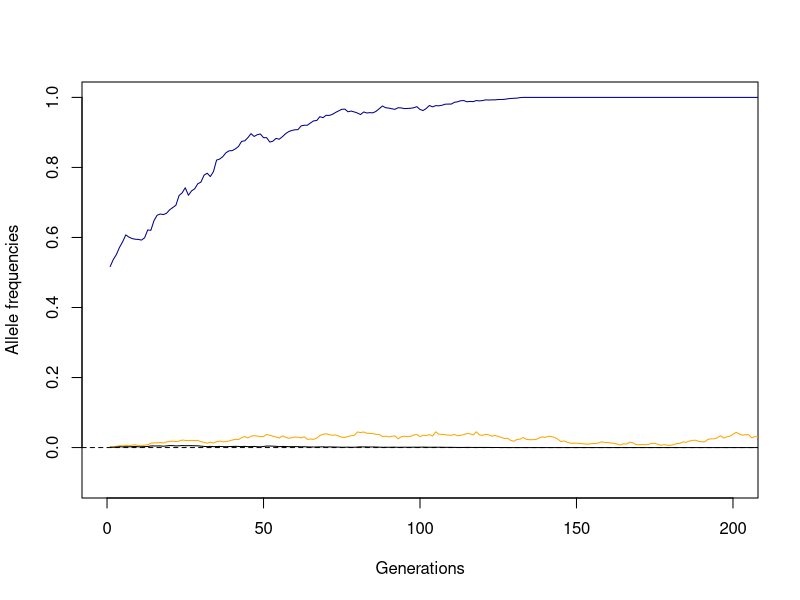
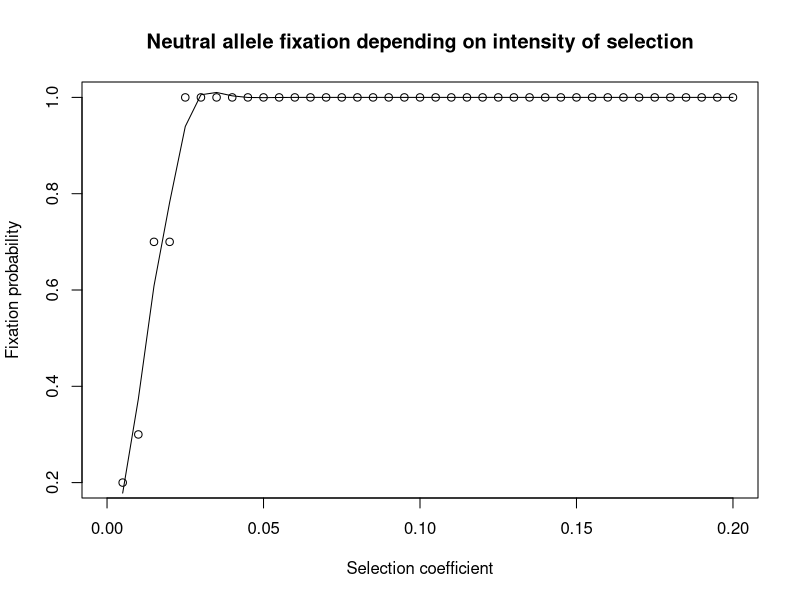

Generate these figures, in order, with R:
# List of functions to simulate single locus bi-allelic population genetics model
# Sylvain Glémin 2023
# sylvain.glemin@univ-rennes.fr

library(ggplot2)

# Notation
# Gametes 1:A0B0 2:A0B1 3:A1B0 4:A1B1
# Genotypes noted G11 = A0A0;B0B0 etc...
# Vector of genotypes geno=c(G11,G12,G13,G14,G22,G23,G24,G33,G34,G44)

# G11 A0A0;B0B0   1
# G12 A0A0;B1B0   1 + hb*sb
# G13 A0A1;B0B0   1 + ha*sa   
# G14 A0A1;B0B1   1 + ha*sa + hb*sb + ehh
# G22 A0A0;B1B1   1 + sb
# G23 A0A1;B0B1   1 + ha*sa + hb*sb + ehh
# G24 A0A1;B1B1   1 + ha*sa + sb + ehb
# G33 A1A1;B0B0   1 + sa
# G34 A1A1;B0B1   1 + sa + hb*sb + eah
# G44 A1A1;B1B1   1 + sa + sb + eab



########################### #
# Life cycle functions ######
########################### #



##################### MUTATION  #########################################
#' @title mutation
#' @description Function that return the genotype frequencies after mutation
#' Multiple mutation are not allowed
#' @param geno: a vector of the three genotype frequencies
#' @param mu11: mutation rate from A0 to A1
#' @param mu12: mutation rate from A1 to A0
#' @param mu21: mutation rate from B0 to B1
#' @param mu22: mutation rate from B1 to B0
#' @return the genotype frequencies after mutation
mutation <- function(geno,mu11,mu12,mu21,mu22){
  # Before mutation
  G11 <- geno[1]
  G12 <- geno[2]
  G13 <- geno[3]
  G14 <- geno[4]
  G22 <- geno[5]
  G23 <- geno[6]
  G24 <- geno[7]
  G33 <- geno[8]
  G34 <- geno[9]
  G44 <- geno[10]
  # After mutation
  g11 <- G11*(1-2*mu11-2*mu21) + G12*mu22 + G13*mu12
  g12 <- G12*(1-2*mu11-mu21-mu22) + G11*2*mu21 + G14*mu12 + G22*2*mu22 + G23*mu12
  g13 <- G13*(1-mu11-mu12-2*mu21) + G11*2*mu11 + G14*mu22 + G23*mu22 + G33*2*mu12
  g14 <- G14*(1-mu11-mu12-mu21-mu22) + G12*mu11 + G13*mu21 + G24*mu22 + G34*mu12
  g22 <- G22*(1-2*mu11-2*mu22) + G12*mu21 + G24*mu12
  g23 <- G23*(1-mu11-mu12-mu21-mu22) + G12*mu11 + G13*mu21 + G24*mu22 + G34*mu12
  g24 <- G24*(1-mu11-mu12-2*mu22)  + G14*mu21 + G22*2*mu11 + G23*mu21 + G44*2*mu12
  g33 <- G33*(1-2*mu12-2*mu21) + G13*mu11 + G34*mu22
  g34 <- G34*(1-2*mu12-mu21-mu22) + G14*mu11 + G23*mu11 + G33*2*mu21 + G44*2*mu22
  g44 <- G44*(1-2*mu12-2*mu22) + G24*mu11 + G34*mu21
  newgeno <- c(g11,g12,g13,g14,g22,g23,g24,g33,g34,g44)
  return(newgeno)
}


###################### REPRODUCTION  #######################################
#' @title reproduction
#' @description Function that return the genotype frequencies after reproduction where selfing is allowed
#' @param geno: vector of genotype frequencies
#' @param self: selfing rate
#' @param rec: recombination rate
#' @return the genotype frequencies after reproduction

# Equation from Hedrick 1980 (Genetics 94: 791-808)
reproduction <- function(geno,self,rec) {  
  #Before reproduction
  G11 <- geno[1]
  G12 <- geno[2]
  G13 <- geno[3]
  G14 <- geno[4]
  G22 <- geno[5]
  G23 <- geno[6]
  G24 <- geno[7]
  G33 <- geno[8]
  G34 <- geno[9]
  G44 <- geno[10]
  X1 <- G11 + (G12+G13+G14)/2 - rec*(G14-G23)/2
  X2 <- G22 + (G12+G23+G24)/2 + rec*(G14-G23)/2
  X3 <- G33 + (G13+G23+G34)/2 + rec*(G14-G23)/2
  X4 <- G44 + (G14+G24+G34)/2 - rec*(G14-G23)/2
  # After reproduction
  g11 <- self*(G11+(G12+G13+G23*rec^2+G14*(1-rec)^2)/4) + (1-self)*X1^2
  g22 <- self*(G22+(G12+G24+G14*rec^2+G23*(1-rec)^2)/4) + (1-self)*X2^2
  g33 <- self*(G33+(G13+G34+G14*rec^2+G23*(1-rec)^2)/4) + (1-self)*X3^2
  g44 <- self*(G44+(G24+G34+G23*rec^2+G14*(1-rec)^2)/4) + (1-self)*X4^2
  g12 <- self*(G12+rec*(1-rec)*(G14+G23))/2 + (1-self)*2*X1*X2
  g13 <- self*(G13+rec*(1-rec)*(G14+G23))/2 + (1-self)*2*X1*X3
  g24 <- self*(G24+rec*(1-rec)*(G14+G23))/2 + (1-self)*2*X2*X4
  g34 <- self*(G34+rec*(1-rec)*(G14+G23))/2 + (1-self)*2*X3*X4
  g14 <- self*(G14*(1-rec)^2+G23*rec^2)/2 + (1-self)*2*X1*X4
  g23 <- self*(G23*(1-rec)^2+G14*rec^2)/2 + (1-self)*2*X2*X3
  newgeno <- c(g11,g12,g13,g14,g22,g23,g24,g33,g34,g44)
  return(newgeno)
}



##################### SELECTION   #########################################
#' @title selection
#' @description Function that return the genotype frequencies after selection
#' @param geno: vector of the three genotype frequencies
#' @param fit: vector of fitness
#' @return the genotype frequencies after selection

selection <- function(geno,fit) {
  geno.sel <- geno * fit
  return(geno.sel/sum(geno.sel))
}

# Function to set fitness matrix from selecion,dominance and epistasis coefficients#
# The fitness matrix can also be set manually #
fitness <- function(ha,sa,hb,sb,ehh,eah,ehb,eab){
  c(1,
    1 + hb*sb,
    1 + ha*sa,   
    1 + ha*sa + hb*sb + ehh,
    1 + sb,
    1 + ha*sa + hb*sb + ehh,
    1 + ha*sa + sb + ehb,
    1 + sa,
    1 + sa + hb*sb + eah,
    1 + sa + sb + eab  
  )
}



##################### DRIFT   #########################################
#' @title drift
#' @description Function that return the genotype frequencies after drift
#' We assume that Ne = N.
#' @param geno: vector of the three genotype frequencies
#' @param Npop: poopulation size
#' @return the genotype frequencies after drift
drift <- function(geno,Npop){
  newgeno <- rmultinom(n=1,size=Npop,prob = geno)/Npop
  return(newgeno)
}




############################### #
# Examples of simulations ######
############################# #


######################## ONE GENERATION ##################
#' @title generation
#' @description Function that return the genotype frequencies after one generation
#' @param geno: vector of the three genotype frequencies
#' @param mu11: mutation rate from A0 to A1
#' @param mu12: mutation rate from A1 to A0
#' @param mu21: mutation rate from B0 to B1
#' @param mu22: mutation rate from B1 to B0
#' @param self: selfing rate
#' @param rec: recombination rate
#' @param fit: vector of fitness
#' @param Npop: population size
#' @return the genotype frequencies after one generation
generation <- function(geno,Npop,self,rec,mu11,mu12,mu21,mu22,fit){
  g.mut <- mutation(geno,mu11,mu12,mu21,mu22)
  g.repro <- reproduction(g.mut,self,rec)
  g.sel <- selection(g.repro,fit)
  newgeno <- drift(g.sel,Npop)
  return(newgeno)
}



######################## ONE SIMULATION ##################
# Exemple 1: simulation of one population through time

#' @title simulation
#' @description Function that return vectors of allelic and genotypic frequencies thought time
#' @param geno: vector of the three genotype frequencies
#' @param mu11: mutation rate from A0 to A1
#' @param mu12: mutation rate from A1 to A0
#' @param mu21: mutation rate from B0 to B1
#' @param mu22: mutation rate from B1 to B0
#' @param self: selfing rate
#' @param rec: recombination rate
#' @param fit: vector of fitness
#' @param Npop: population size
#' @param Tmax: the total number of generations to simulate
#' @return list of: frequencies of allele a th
simulation <- function(geno0,Npop,self,rec,mu11,mu12,mu21,mu22,fit,Tmax){
  geno <- geno0
  tab.a <- c()
  tab.b <- c()
  tab.LD <- c()
  for(t in 1:Tmax){
    newgeno <- generation(geno,Npop,self,rec,mu11,mu12,mu21,mu22,fit)
    # Genotype frequencies
    G11 <- newgeno[1]
    G12 <- newgeno[2]
    G13 <- newgeno[3]
    G14 <- newgeno[4]
    G22 <- newgeno[5]
    G23 <- newgeno[6]
    G24 <- newgeno[7]
    G33 <- newgeno[8]
    G34 <- newgeno[9]
    G44 <- newgeno[10]
    # Haplotype frequencies
    X1 <- G11 + (G12+G13+G14)/2 - rec*(G14-G23)/2
    X2 <- G22 + (G12+G23+G24)/2 + rec*(G14-G23)/2
    X3 <- G33 + (G13+G23+G34)/2 + rec*(G14-G23)/2
    X4 <- G44 + (G14+G24+G34)/2 - rec*(G14-G23)/2
    # Allele frequencies
    fa <- X3 + X4
    fb <- X2 + X4
    LD <- X1*X4 - X2*X3
    tab.a <- c(tab.a,fa)
    tab.b <- c(tab.b,fb)
    tab.LD <- c(tab.LD,LD)
    geno <- newgeno
  }
  return(list("a"=tab.a,"b"=tab.b,"LD"=tab.LD))
}


# Vector of genotypes geno=c(G11,G12,G13,G14,G22,G23,G24,G33,G34,G44)

# G11 A0A0;B0B0   1
# G12 A0A0;B1B0   1 + hb*sb
# G13 A0A1;B0B0   1 + ha*sa   
# G14 A0A1;B0B1   1 + ha*sa + hb*sb + ehh
# G22 A0A0;B1B1   1 + sb
# G23 A0A1;B0B1   1 + ha*sa + hb*sb + ehh
# G24 A0A1;B1B1   1 + ha*sa + sb + ehb
# G33 A1A1;B0B0   1 + sa
# G34 A1A1;B0B1   1 + sa + hb*sb + eah
# G44 A1A1;B1B1   1 + sa + sb + eab

# Example
# set.seed(123)

Npop = 1000   # population size
nb = 40      # number of s values considered
rec = 0.01   # recombination rate

# 1 example of temporal evolution of neutral allele frequency

fit.matrix <- fitness(0.5,0.1,0.5,0,0,0,0,0) # Two loci with additive selection
sim <- simulation(geno0 = c(0.25*0.995,0,0.5*0.995,0.5*0.005,0,0,0,0.25*0.995,0.25*0.005,0),Npop = Npop,self = 0,rec=rec,mu11 = 0,mu12 = 0,mu21 = 0,mu22=0,fit = fit.matrix,Tmax = 400)
plot(NULL,xlim = c(0,200),ylim=c(-0.1,1), xlab = "Generations", ylab = "Allele frequencies")
lines(sim$a,col="darkblue")
lines(sim$b,col="orange")
lines(sim$LD,col="black")
abline(0,0,lty=2)

# Fixation probability graph for different values of s

freq <- function(nb,rec) {
  s = c(1:nb)/(5*nb)
  final = numeric(length(s))
  for (i in (1:length(s))) {
    results =logical(10)
    for (repetition in (1:10)) {
      fit.matrix <- fitness(0.5,s[i],0.5,0,0,0,0,0) # Two loci with additive selection
      sim <- simulation(geno0 = c(0.25*0.995,0,0.5*0.995,1*0.005,0,0,0,0.25*0.995,0,0),Npop = Npop,self = 0,rec=rec,mu11 = 0,mu12 = 0,mu21 = 0,mu22=0,fit = fit.matrix,Tmax = 400)
      results[repetition] <- (sim$a[400] >= 0.95)
    }
    final[i] <- mean(results)
  }
  return(final)
}

# rapport = s/rec
s = c(1:nb)/(5*nb)
final = freq(nb = nb,rec = rec)
smoothingSpline = smooth.spline(x = s, y = final, spar=0.35)
plot(s,final,  xlab="Selection coefficient", ylab="Fixation probability",xlim = c(0,0.2))
lines(smoothingSpline)
title(main="Neutral allele fixation depending on intensity of selection")


